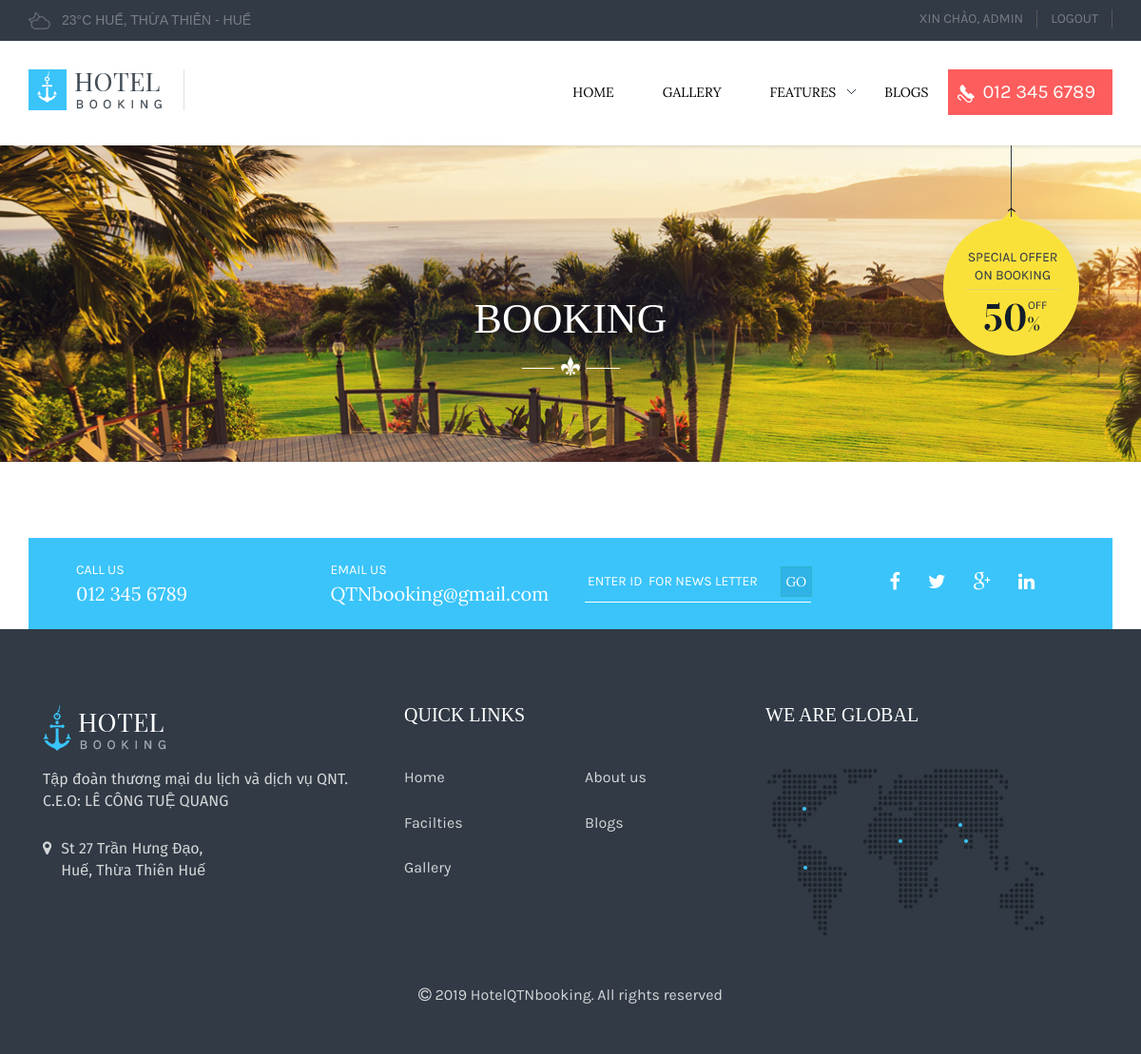
Before: /booking/ (signed in) with the older database file.
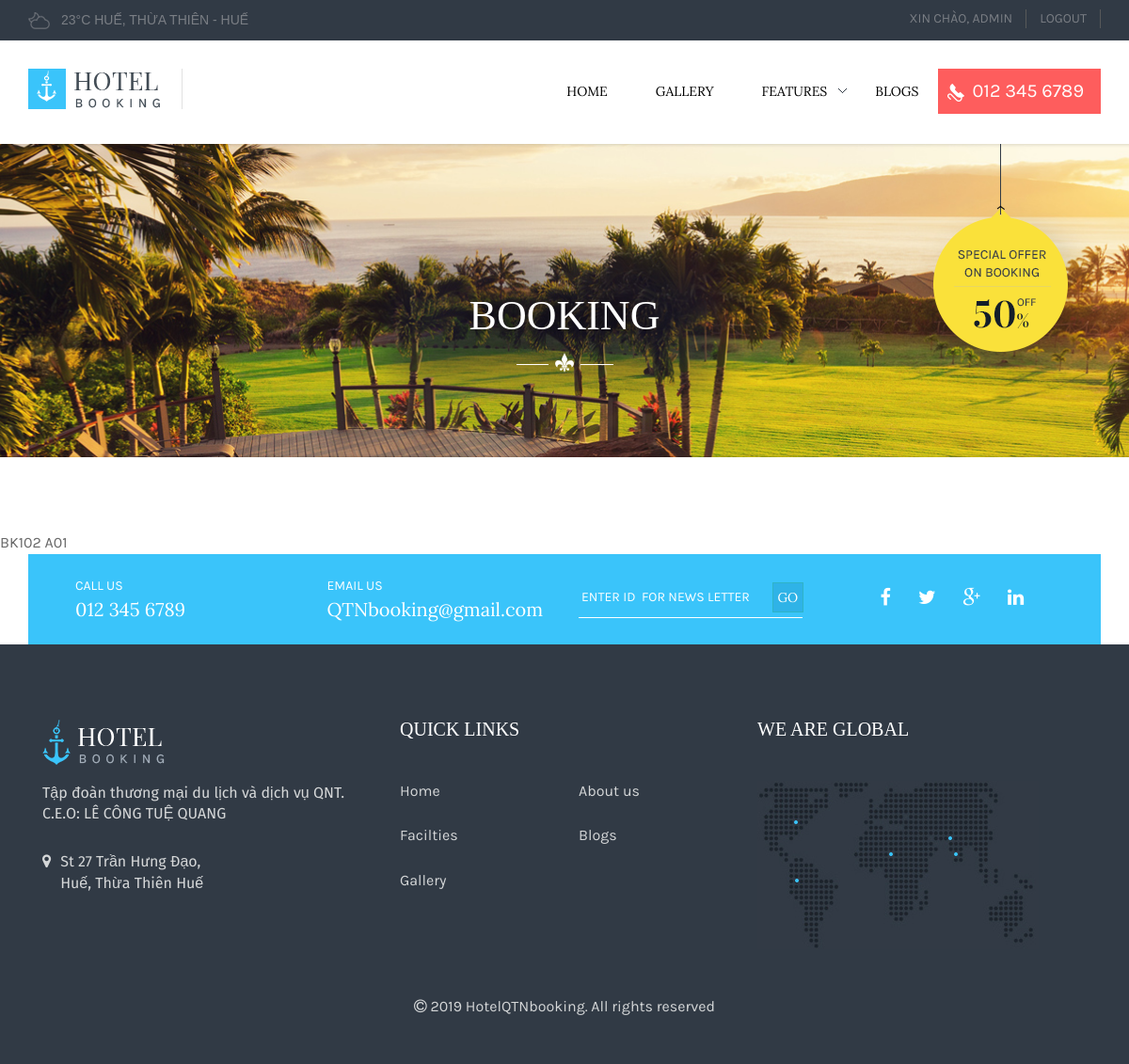
After: the same page with the newer database file.
### khachhang/models.py (models this page shows)
class MyUser(AbstractUser):
    tendn=AbstractUser.username
    sdt=models.CharField(default='',max_length=11)

### chitietbooking/models.py (models this page shows, shortened)
class ChiTietBooking(models.Model):
    mabooking= models.CharField(max_length=30,primary_key=True)
    tendn= models.ForeignKey(MyUser, on_delete=models.CASCADE)
    sophong= models.ForeignKey(Phong, on_delete=models.CASCADE,default=0)
    ngaynhanphong= models.DateTimeField(default= timezone.now)
    ngaytratphong= models.DateTimeField(default= timezone.now)
    thanhtien=models.BigIntegerField(default=0)

### phong/models.py (models this page shows)
class Phong(models.Model):
    choice_phong = {(0,"Phòng cao cấp Loại 1"),(1,"Phòng đơn"),(2,"Phòng đôi"),(3,"Phòng trẻ em")}
    sophong= models.CharField(max_length=30,primary_key=True,default=0)
    loaiphong = models.IntegerField(choices = choice_phong,default=0)
    gia= models.BigIntegerField(default=0)
    def __str__(self):
        return self.sophong

### hotel/views.py (the view)
# urls.py: path('booking/', bookingView.as_view(), name="booking"),
class bookingView(LoginRequiredMixin,View):
    login_url="/login/"
    def get(self,request):
        form=ChiTietBooking.objects.all()
        context={"f":form}
        return render(request, 'hoteltp/booking.html',context)

### templates/hoteltp/booking.html
{% extends 'hoteltp/base.html' %}
{% load static %}
{% block body %}
    <body id="booking_page">
	{% include 'hoteltp/navbar.html' %}
        <section class="breadcrumb_main_area margin-bottom-80" style="background: url({% static 'hoteltp/img/gallery-breadcrumb.jpg' %}) no-repeat center center / cover #000000;">
            <div class="container-fluid">
                <div class="row">
                    <div class="breadcrumb_main nice_title">
                        <h2>Booking</h2>
                        <div class="special_offer_main">
                            <div class="container">
                                <div class="special_offer_sub">
                                    <img src="{% static 'hoteltp/img/special-offer-yellow-main.png'%}" alt="imf">
                                </div>
                            </div>
                        </div>
                    </div>
                </div>
            </div>
        </section>
                 {%for i in f%}
				  {% if i.tendn == user %}
				     {{i.mabooking}}
				     {{i.sophong}}
				  {%endif%}
				   {%endfor%}
{% endblock %}

### templates/hoteltp/base.html (shortened to what this page needs)
<!DOCTYPE html>
<html>
<head>
   	{% include 'hoteltp/filecss.html' %}
</head>
{% block body %}
{% endblock %}
{% include 'hoteltp/filefooter.html' %}
</html>

### templates/hoteltp/filecss.html (shortened to what this page needs)
{% load static %}
		<link rel="stylesheet" href="{% static 'hoteltp/css/font-awesome.css' %}" />
		<link rel="stylesheet" href="{% static 'hoteltp/css/bootstrap.min.css' %}" />
        <link rel="stylesheet" href="{% static 'hoteltp/css/uikit.min.css' %}" />
        <link rel="stylesheet" href="{% static 'hoteltp/css/animate.css' %}" />
        <link rel="stylesheet" href="{% static 'hoteltp/css/datepicker.css' %}" />
        <link rel="stylesheet" href="{% static 'hoteltp/css/owl.carousel.css' %}">
        <link rel="stylesheet" href="{% static 'hoteltp/css/rev-slider/settings.css' %}" />
        <link rel="stylesheet" href="{% static 'hoteltp/css/lightslider.css' %}">
        <link rel="stylesheet" href="{% static 'hoteltp/css/reset.css' %}">
		<link rel="stylesheet" href="{% static 'hoteltp/css/style.css' %}" />
		<link rel="stylesheet" href="{% static 'hoteltp/css/responsive.css' %}" />

### templates/hoteltp/navbar.html (shortened to what this page needs)
 	{% load static %}
        <header class="header_area">
			<div class="header_top_area">
                <div class="container">
                    <div class="row">
                        <div class="header_top clearfix">
                            <div class="col-lg-3 col-md-3 col-sm-6 col-xs-6">
                                <div class="left_header_top">
                                    <ul>
                                        <li><a href="#" style="font-family: Arial;"><img src="{% static 'hoteltp/img/temp-icon.png' %}" alt="temp-icon">23°C HUẾ, Thừa Thiên - Huế</a></li>
                                    </ul>
                                </div>
                            </div>
                            <div class="col-lg-3 col-md-3 col-sm-6 col-xs-6 floatright">
                                <div class="right_header_top clearfix floatright">
                                    <ul class="nav navbar-nav navbar-right">
                                        {% if user.is_authenticated %}
                                        <li class="">
                                            <a class="border-right-dark-4" href="#">XIN CHÀO, {{user.username}}</a></li>
                                        <li class="">
                                        <a class="border-right-dark-4" href="{% url 'hotel:logout' %}">Logout</a></li>
                                        {% endif %}
                                    </ul>
                                </div>
                            </div>
                        </div>
                    </div>
                </div>
            </div>
            <div class="main_header_area">
                <div class="container">
                    <div class="mainmenu">
                        <div id="nav">
                            <nav class="navbar navbar-default">
                                <div class="navbar-header">
                                  <div class="site_logo fix">
                                      <a id="brand" class="clearfix navbar-brand border-right-whitesmoke" href="{% url 'hotel:index' %}"><img src=" {% static 'hoteltp/img/site-logo.png' %}" alt="Trips"></a>
                                  </div>
                                </div>
                                <div class="collapse navbar-collapse navbar-right" id="bs-example-navbar-collapse-1">
                                  <ul class="nav navbar-nav">
                                    <li role="presentation">
                                        <a href="{% url 'hotel:index' %}">
                                          Home
                                        </a>
                                    </li>
                                    <li><a href="{% url 'hotel:gallery' %}">Gallery</a></li>
                                    <li role="presentation" class="dropdown">
                                        <a id="drop2" href="#" class="dropdown-toggle" data-toggle="dropdown" aria-haspopup="true" role="button" aria-expanded="false">
                                          Features
                                        </a>
                                    </li>
                                    <li><a href="{% url 'hotel:blog' %}">Blogs</a></li>
                                  </ul>
                                  <div class="emergency_number">
                                      <a href="tel:0123456789" style="margin-right: 8px"><img src="img/call-icon.png" alt="">012 345 6789</a>
                                  </div>
                                </div>
                            </nav>
                        </div>
                    </div>
                </div>
            </div>
        </header>

### templates/hoteltp/filefooter.html (shortened to what this page needs)
{% load static %}
        <section class="contact_us_area content-left">
            <div class="container">
                <div class="contact_us clearfix">
                    <div class="col-lg-3 col-md-3 col-sm-3 col-xs-12">
                        <div class="call clearfix">
                            <h6>Call Us</h6>
                            <p>012 345 6789</p>
                        </div>
                    </div>
                    <div class="col-lg-3 col-md-3 col-sm-3 col-xs-12">
                        <div class="email_us clearfix">
                            <h6>Email us</h6>
                            <p>QTNbooking@gmail.com</p>
                        </div>
                    </div>
                    <div class="col-lg-3 col-md-3 col-sm-3 col-xs-12">
                        <div class="news_letter clearfix">
                            <input type="text" placeholder="Enter ID  for News Letter">
                            <a href="#" class="btn btn-blue">go</a>
                        </div>
                    </div>
                    <div class="col-lg-3 col-md-3 col-sm-3 col-xs-12">
                        <div class="social_icons clearfix">
                            <ul>
                                <li><a href="#"><i class="fa fa-facebook"></i></a></li>
                                <li><a href="#"><i class="fa fa-twitter"></i></a></li>
                                <li><a href="#"><i class="fa fa-google-plus"></i></a></li>
                                <li><a href="#"><i class="fa fa-linkedin"></i></a></li>
                            </ul>
                        </div>
                    </div>
                </div>
            </div>
        </section>
		<footer class="footer_area">
            <div class="container">
                <div class="footer">
                    <div class="footer_top padding-top-80 clearfix">
                        <div class="col-lg-4 col-md-4 col-sm-4">
                            <div class="footer_widget">
                                <div class="footer_logo">
                                    <a href="#"><img src="{% static 'hoteltp/img/footer-logo-one.png' %}" alt=""></a>
                                </div>
                                <p style="font-family: 'Fira Sans', sans-serif;"> Tập đoàn thương mại du lịch và dịch vụ QNT. </br> C.E.O: LÊ CÔNG TUỆ QUANG </p>
                                <ul>
                                    <li>
                                        <P style="font-family: 'Fira Sans', sans-serif;"><i class="fa fa-map-marker"></i>St 27 Trần Hưng Đạo, <br> Huế, Thừa Thiên Huế</P>
                                    </li>
                                </ul>
                            </div>
                        </div>
                        <div class="col-lg-4 col-md-4 col-sm-4">
                            <div class="row">
                                <div class="footer_widget clearfix">
                                    <h5 class="padding-left-15">Quick Links</h5>
                                    <div class="col-lg-6 col-md-6 col-sm-6">
                                        <ul>
                                            <li><a href="">Home</a></li>
                                            <li><a href="">Facilties</a></li>
                                            <li><a href="{% url 'hotel:gallery' %}">Gallery</a></li>
                                        </ul>
                                    </div>
                                    <div class="col-lg-6 col-md-6 sol-sm-6">
                                        <ul>
                                        	<li><a href="{% url 'hotel:as' %}">About us</a></li>
                                            <li><a href="{% url 'hotel:blog' %}">Blogs</a></li>
                                        </ul>
                                    </div>
                                </div>
                            </div>
                        </div>
                        <div class="col-lg-4 col-md-4 col-sm-4">
                            <div class="footer_widget">
                                <h5>We Are Global</h5>
                                <div class="footer_map">
                                    <a href="#"><img src="{% static 'hoteltp/img/footer-map-two.jpg' %}" alt=""></a>
                                </div>
                            </div>
                        </div>
                    </div>
                    <div class="row">
                        <div class="container">
                            <div class="footer_copyright margin-tb-50 content-center">
                                <p><i class="fa fa-copyright"></i> 2019 <a href="#">HotelQTNbooking</a>. All rights reserved</p>
                            </div>
                        </div>
                    </div>
                </div>
            </div>
        </footer>
      </body>

### static/hoteltp/css/style.css (style rules this page uses)
a { color: #000; }
.mainmenu { padding: 30px 0; }
.mainmenu .navbar-default { background: none; border: none; margin: 0; }
.mainmenu .navbar-brand { padding: 0 23px 0 0; height: auto; }
.mainmenu .nav.navbar-nav { float: left; }
.emergency_number { background: #fe5d5d none repeat scroll 0 0; float: left; padding: 10px; position: relative; }
.emergency_number a { color: #fff; font-size: 20px; line-height: 28px; }
.emergency_number a > img { margin-right: 8px; }
.emergency_number::after { background: #fe5d5d none repeat scroll 0 0; content: ""; height: 100%; left: 100%; position: absolute; top: 0; width: auto; }
.mainmenu .nav.navbar-nav > li > a { text-transform: uppercase; color: #000; font-size: 14px; font-weight: 400; padding: 14px 21px 14px 30px; font-family: 'Lora', serif; }
.mainmenu .nav.navbar-nav li.dropdown > a { background: url(img/dropdown_bg.png) no-repeat scroll 100% 50%; }
.header_top_area { background: #313a45 none repeat scroll 0 0; color: #fff; }
.header_top_area ul { margin: 0; padding: 0; list-style: none; }
.header_top_area li { padding: 10px 0; }
.header_top_area a { color: #7a7e84; font-size: 14px; text-transform: uppercase; font-family: "Karla",sans-serif; }
.header_top .left_header_top a > img { margin-right: 12px; }
.right_header_top .nav a { padding: 0 14px; }
.contact_us { background: #3ac4fa; padding: 25px 35px; }
.contact_us a, .contact_us h6, .contact_us p { color: #fff; }
.contact_us h6 { font-family: 'Karla', sans-serif; }
.contact_us p { font-size: 20px; margin: 0; margin-top: 5px; line-height: 22px; font-family: "Lora",serif; }
.contact_us .news_letter > input { background: #3ac4fa none repeat scroll 0 0; border: 0; padding: 11px 3px; border-bottom: 1px solid #fff; width: 100%; position: relative; line-height: 20px; outline: none; font-family: 'Karla', sans-serif; text-transform: uppercase; font-size: 14px; }
.contact_us .news_letter > a.btn-blue { position: absolute; right: 5%; top: 12%; }
.contact_us .social_icons { padding: 11px 24px; }
.contact_us .social_icons ul, body#about_us_page .single_staff .social_icons ul, body#staff_page .single_staff .social_icons ul { margin: 0; padding: 0; list-style: none; }
.contact_us .social_icons ul li, body#about_us_page .single_staff .social_icons ul li, body#contact_us_page .social_icons > ul > li, body#staff_page .social_icons > ul > li { float: left; }
.contact_us .social_icons ul li a { padding-left: 29px; }
.contact_us .social_icons ul li a i, body#contact_us_page .social_icons > ul > li > i { font-size: 20px; }
.footer_area { background: #313a45; }
.footer_widget > h5 { color: #fff; margin-bottom: 45px; }
.footer_widget ul { list-style: none; margin: 0; padding: 0; }
.footer_widget p, .footer_widget ul li a, .footer_copyright p, .footer_copyright a { color: #d5d7d8; }
.footer .footer_logo { margin-bottom: 19px; }
.footer_widget ul li { margin-bottom: 25px; }
.footer_widget ul li p i { float: left; line-height: 20px; margin-right: 10px; min-height: 80px; }
.footer_widget ul li p { margin: 28px 0px; }
body#gallery_page .breadcrumb_main_area, body#booking_page .breadcrumb_main_area, body#blog_page .breadcrumb_main_area { background: url(img/gallery-breadcrumb.jpg) no-repeat center center / cover #000000; position: relative; }

Changed rows visible on the page:
added ChiTietBooking: mabooking "BK102", sophong "A01"
